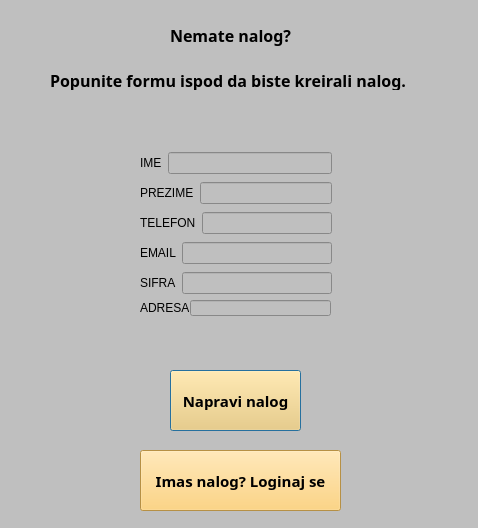
<?xml version="1.0" encoding="UTF-8"?>
<ui version="4.0">
 <class>login</class>
 <widget class="QDialog" name="login">
  <property name="geometry">
   <rect>
    <x>0</x>
    <y>0</y>
    <width>478</width>
    <height>528</height>
   </rect>
  </property>
  <property name="windowTitle">
   <string>Dialog</string>
  </property>
  <property name="styleSheet">
   <string notr="true">background-color: rgb(191, 191, 191);</string>
  </property>
  <widget class="QPushButton" name="pbNapraviNalog">
   <property name="geometry">
    <rect>
     <x>170</x>
     <y>370</y>
     <width>131</width>
     <height>61</height>
    </rect>
   </property>
   <property name="font">
    <font>
     <family>Arial Black</family>
     <pointsize>11</pointsize>
     <bold>true</bold>
    </font>
   </property>
   <property name="styleSheet">
    <string notr="true">background-color: rgb(255, 202, 96);</string>
   </property>
   <property name="text">
    <string>Napravi nalog</string>
   </property>
  </widget>
  <widget class="QLabel" name="label_6">
   <property name="geometry">
    <rect>
     <x>170</x>
     <y>10</y>
     <width>451</width>
     <height>51</height>
    </rect>
   </property>
   <property name="font">
    <font>
     <family>Arial Black</family>
     <pointsize>12</pointsize>
     <bold>true</bold>
    </font>
   </property>
   <property name="text">
    <string>Nemate nalog?</string>
   </property>
  </widget>
  <widget class="QLabel" name="label_7">
   <property name="geometry">
    <rect>
     <x>50</x>
     <y>70</y>
     <width>391</width>
     <height>20</height>
    </rect>
   </property>
   <property name="font">
    <font>
     <family>Arial Black</family>
     <pointsize>12</pointsize>
     <bold>true</bold>
    </font>
   </property>
   <property name="text">
    <string>Popunite formu ispod da biste kreirali nalog.</string>
   </property>
  </widget>
  <widget class="QWidget" name="layoutWidget">
   <property name="geometry">
    <rect>
     <x>140</x>
     <y>150</y>
     <width>192</width>
     <height>146</height>
    </rect>
   </property>
   <layout class="QVBoxLayout" name="verticalLayout">
    <item>
     <layout class="QGridLayout" name="gridLayout">
      <item row="0" column="0">
       <widget class="QLabel" name="label">
        <property name="text">
         <string>IME</string>
        </property>
       </widget>
      </item>
      <item row="0" column="1">
       <widget class="QLineEdit" name="leIme"/>
      </item>
     </layout>
    </item>
    <item>
     <layout class="QGridLayout" name="gridLayout_3">
      <item row="0" column="0">
       <layout class="QGridLayout" name="gridLayout_2">
        <item row="0" column="0">
         <widget class="QLabel" name="label_2">
          <property name="text">
           <string>PREZIME</string>
          </property>
         </widget>
        </item>
       </layout>
      </item>
      <item row="0" column="1">
       <widget class="QLineEdit" name="lePrezime"/>
      </item>
     </layout>
    </item>
    <item>
     <layout class="QGridLayout" name="gridLayout_4">
      <item row="0" column="0">
       <widget class="QLabel" name="label_3">
        <property name="text">
         <string>TELEFON</string>
        </property>
       </widget>
      </item>
      <item row="0" column="1">
       <widget class="QLineEdit" name="leTelefon"/>
      </item>
     </layout>
    </item>
    <item>
     <layout class="QGridLayout" name="gridLayout_5">
      <item row="0" column="0">
       <widget class="QLabel" name="label_4">
        <property name="text">
         <string>EMAIL</string>
        </property>
       </widget>
      </item>
      <item row="0" column="1">
       <widget class="QLineEdit" name="leMail"/>
      </item>
     </layout>
    </item>
    <item>
     <layout class="QGridLayout" name="gridLayout_6">
      <item row="0" column="0">
       <widget class="QLabel" name="label_5">
        <property name="text">
         <string>SIFRA</string>
        </property>
       </widget>
      </item>
      <item row="0" column="1">
       <widget class="QLineEdit" name="leSifra"/>
      </item>
     </layout>
    </item>
   </layout>
  </widget>
  <widget class="QPushButton" name="pushButton">
   <property name="geometry">
    <rect>
     <x>140</x>
     <y>450</y>
     <width>201</width>
     <height>61</height>
    </rect>
   </property>
   <property name="font">
    <font>
     <family>Arial Black</family>
     <pointsize>11</pointsize>
     <bold>true</bold>
    </font>
   </property>
   <property name="styleSheet">
    <string notr="true">background-color: rgb(255, 202, 96);</string>
   </property>
   <property name="text">
    <string>Imas nalog? Loginaj se</string>
   </property>
  </widget>
  <widget class="QLabel" name="label_8">
   <property name="geometry">
    <rect>
     <x>140</x>
     <y>300</y>
     <width>49</width>
     <height>16</height>
    </rect>
   </property>
   <property name="text">
    <string>ADRESA</string>
   </property>
  </widget>
  <widget class="QLineEdit" name="leAdresa">
   <property name="geometry">
    <rect>
     <x>190</x>
     <y>300</y>
     <width>141</width>
     <height>16</height>
    </rect>
   </property>
  </widget>
 </widget>
 <resources/>
 <connections/>
</ui>
